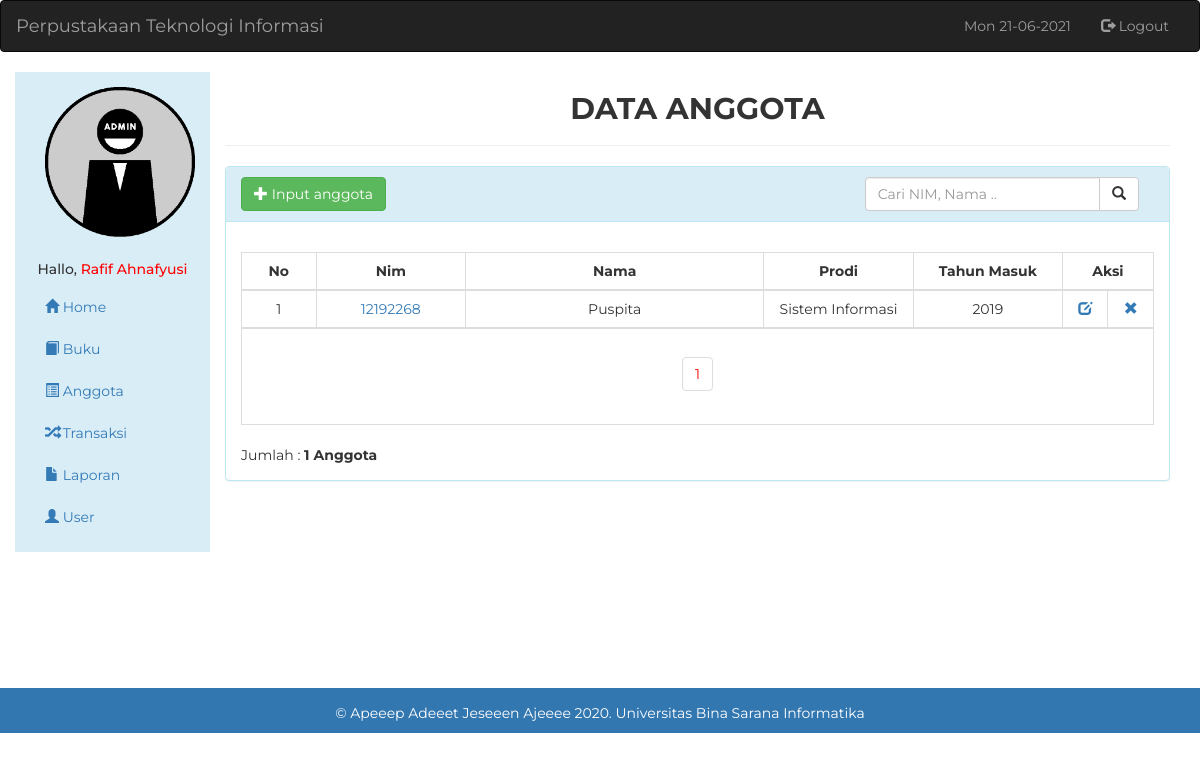
Screenshot of /admin/index.php?page=anggota (signed in) with the database file from the repository.
### tables this page shows
CREATE TABLE `tbl_anggota` (
  `nim` int(11) NOT NULL,
  `nama` varchar(250) NOT NULL,
  `tempat_lahir` varchar(50) NOT NULL,
  `tgl_lahir` varchar(15) NOT NULL,
  `jk` enum('L','P') NOT NULL,
  `prodi` varchar(50) NOT NULL,
  `thn_masuk` varchar(4) NOT NULL
);

### admin/anggota_data.php (the view, shortened to what this page needs)
<div class="col-sm-10">
      <center> <h2 style="font-weight:bold">DATA ANGGOTA</h2>
      <hr>
</div>
<div id="loginbox" style="margin-top: ;" class="mainbox col-md-10">
	<div class="panel panel-info">
		<div class="panel-heading">
			<a href="?page=anggota_input" class="btn btn-large btn-success"><span class="glyphicon glyphicon-plus"></span> Input anggota</a>
			<div class="pull-right col-md-4">
				<form action="?page=anggota_search" method="post">
					<div class="input-group">
						<input type="text" name="cari" class="form-control" placeholder="Cari NIM, Nama ..">
						<span class="input-group-btn">
							<button type="submit" class="btn btn-default" type="button">
								<span class="glyphicon glyphicon-search"></span>
							</button>
						</span>
					</div>
				</form>
			</div>
		</div>
		<div style="padding-top: 10px" class="panel-body"><br>
			<table class="table table-bordered">
				<thead>
				<tr>
					<th width="5%"><center>No</th>
					<th width="10%"><center>Nim</th>
					<th width="20%"><center>Nama</th>
					<th width="10%"><center>Prodi</th>
					<th width="10%"><center>Tahun Masuk</th>
					<th width="5%" colspan="2"><center>Aksi</th>
				</tr>
				</thead>
				<tbody>
				<?php
				include_once '../inc/class.perpus.php';
				$anggota = new anggota;
				$records_per_page=10;
				$query = "SELECT * FROM tbl_anggota";
				$newquery = $anggota->paging($query,$records_per_page);
				if (empty($page)) {
					$posisi = 0;
				}else{
					$posisi = ($page - 1) * $records_per_page;
				}
				$no=1+$posisi;
				foreach ($anggota->showData($newquery) as $value) {
					?>
					<tr style="text-align: center;">
					<td><?php echo $no; ?></td>
					<td><a href="?page=detil-anggota&nim=<?=$value['nim'];?>"><?php echo $value['nim']; ?></a></td>
					<td><?=$value['nama']; ?></td>
					<td><?=$value['prodi']?></td>
					<td><?=$value['thn_masuk']?></td>
					<td>
						<a href="?page=anggota_edit&nim=<?=$value['nim']?>" title="edit"><span class="glyphicon glyphicon-edit"></span></a>
					</td>
					<td>
						<a href="?page=delete&nim=<?php print($value['nim']) ?>" onclick="return confirm('Anda yakin ingin menghapus data Anggota <?php echo $value['nama']; ?> ?')" title="Hapus"><span class="glyphicon glyphicon-remove"></span></a>
					</td>
					</tr>
					<?php
					$no++;
				}
				?>
				</tbody>
				<tr>
	        <td colspan="7" align="center">
			    <div class="pagination-wrap">
			      <?php $anggota->paginglink($query,$records_per_page); ?>
			    </div>
		  	  </td>
		    </tr>
			</table>
			Jumlah : <b><?php $anggota->jumlah($query); ?> Anggota</b>
		</div>
	</div>
</div>

### admin/index.php (style rules this page uses)
body { font-family: 'Montserrat', sans-serif; }

### rows the page displays
tbl_anggota: nim "12192268", nama "Puspita", prodi "Sistem Informasi", thn_masuk "2019"

### other values shown
date('D'.' '.'d-m-Y') "Mon 21-06-2021"
$_SESSION['nama'] "Rafif Ahnafyusi"
$row "1"
